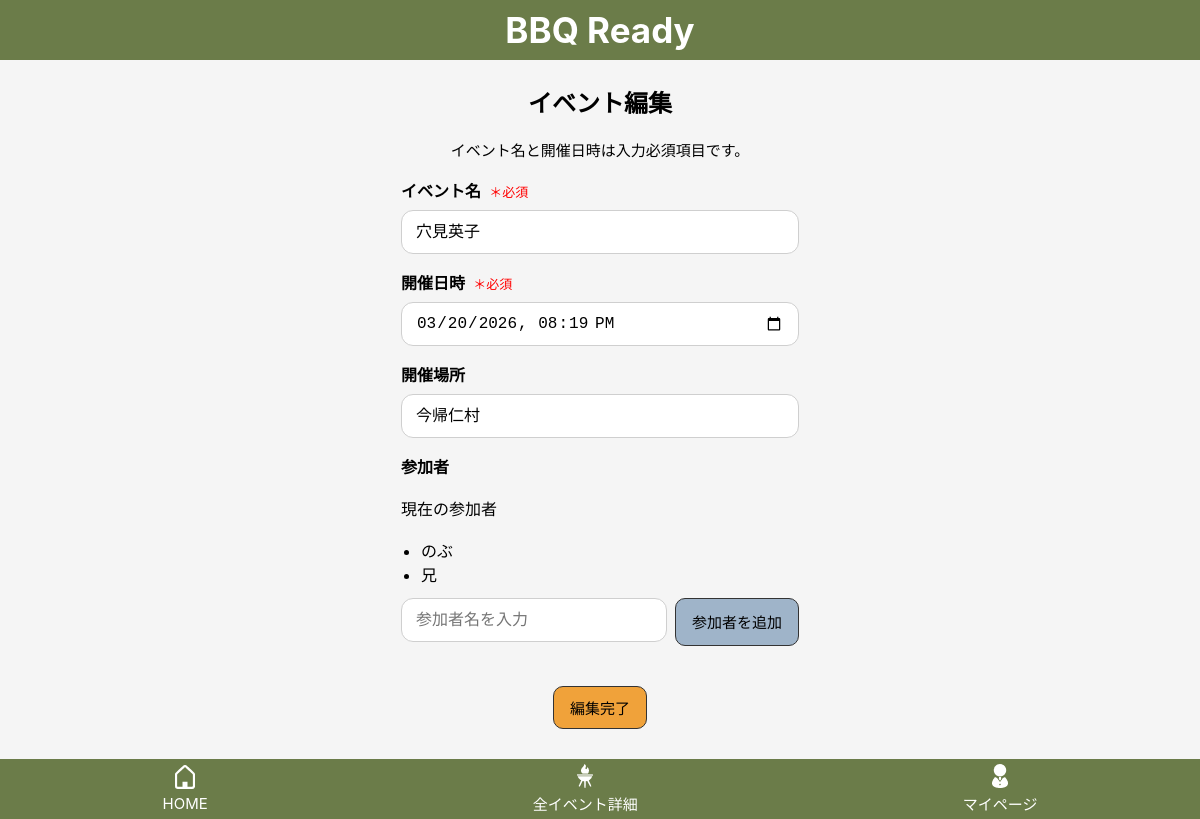
/events/140/edit/ (signed in), run on an earlier commit of the app's database.
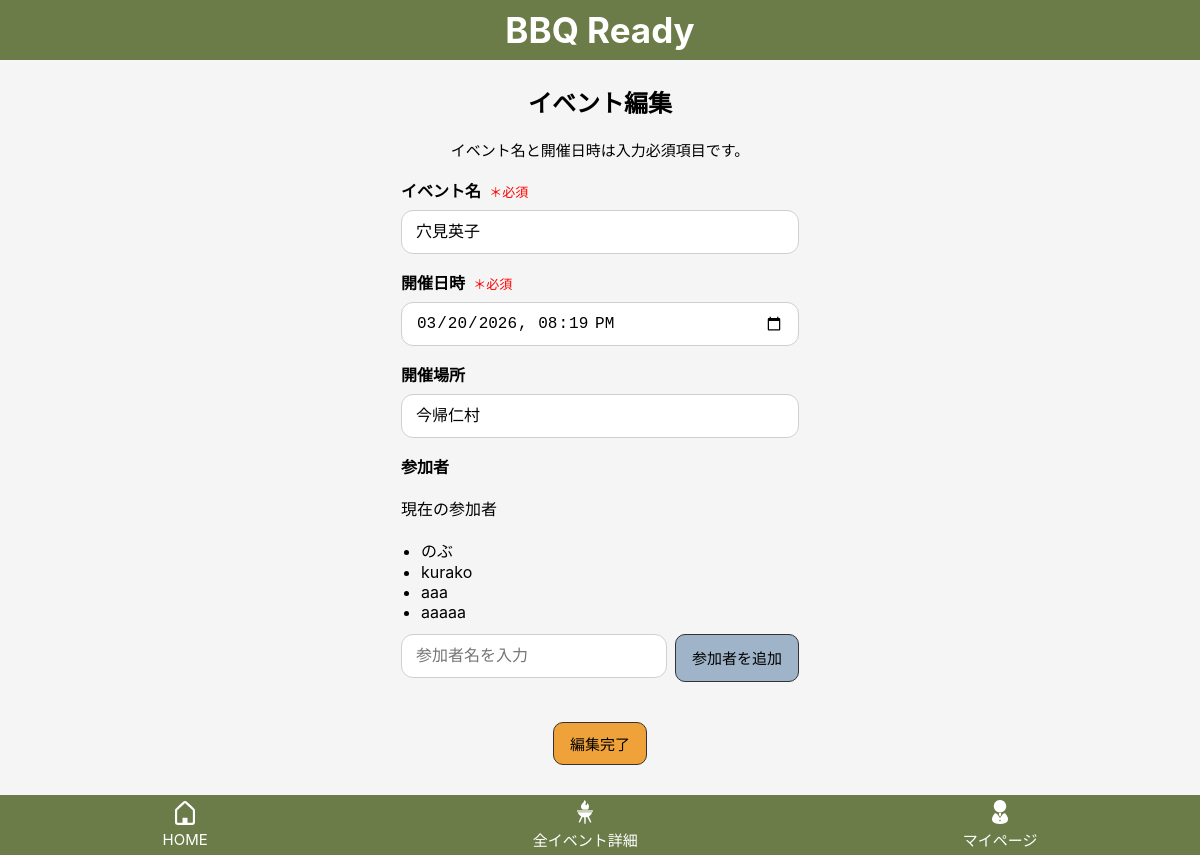
And on a later commit of the database.
### bbq_app/models.py (models this page shows, shortened)
class Participant(models.Model):
    event = models.ForeignKey(Event, on_delete=models.CASCADE, related_name="participants")
    user = models.ForeignKey(
        settings.AUTH_USER_MODEL,
        null=True,
        blank=True,
        on_delete=models.SET_NULL,
        related_name="participant"
    )
    name = models.CharField("表示名", max_length=30)
    created_at = models.DateTimeField("作成日時", auto_now_add=True)
    updated_at = models.DateTimeField("更新日時", auto_now=True)

### bbq_app/views.py (the view)
# urls.py: path("events/<int:event_id>/edit/", views.event_edit, name="event_edit"),
@login_required
def event_edit(request, event_id):
    event = get_object_or_404(Event, id=event_id, user=request.user)
    if request.method == "POST":
        form = EventForm(request.POST, instance=event)
        if form.is_valid():
            form.save()
            add_participants_from_list(request, event)
            messages.success(request, "イベントを更新しました。")
            return redirect("item_edit", event_id=event.id)
    else:
        form = EventForm(instance=event)
    current_participants = event.participants.exclude(user=event.user).order_by("id")
    existing_participants = list(
        current_participants.values_list("name", flat=True)
    )
    return render(
        request,
        "bbq_app/event_form.html",
        {
            "form": form,
            "event":event,
            "current_participants": current_participants,
            "existing_participants": existing_participants
        }
    )

### bbq_app/forms.py
class EventForm(forms.ModelForm):
    name = forms.CharField(
        label="イベント名",
        required=True,
        error_messages={
            "required": "イベント名を入力してください。"
        }
    )
    held_at = forms.DateTimeField(
        required=True,
        error_messages={
            "required": "開催日時を入力してください。"
        },
        widget=forms.DateTimeInput(
            attrs={"type": "datetime-local"},
            format="%Y-%m-%dT%H:%M"
        )
    )
    class Meta:
        model = Event
        fields = ("name", "held_at", "location")
        widgets = {
            "held_at": forms.DateTimeInput(
                attrs={"type": "datetime-local"},
                format="%Y-%m-%dT%H:%M"
            )
        }
    def __init__(self, *args, **kwargs):
        super().__init__(*args, **kwargs)
        self.fields["held_at"].input_formats = ["%Y-%m-%dT%H:%M"]

### bbq_app/templates/bbq_app/event_form.html (shortened to what this page needs)
{% extends "bbq_app/base.html" %}
{% block content %}
<h2 class="form-title">
    {% if event %}イベント編集{% else %}新規イベント登録{% endif %}
</h2>
<form method="post" novalidate>
    <p class="required-note">
        イベント名と開催日時は入力必須項目です。
    </p>
    <div class="form-group">
        <label for="{{ form.name.id_for_label }}">
            <strong>イベント名</strong>
            <span class="required">＊必須</span>
        </label>
        {{ form.name }}
    </div>
    <div class="form-group">
        <label for="{{ form.held_at.id_for_label }}">
            <strong>開催日時</strong>
            <span class="required">＊必須</span>
        </label>
        {{ form.held_at }}
    </div>
    <div class="form-group">
        <label for="{{ form.location.id_for_label }}">
            <strong>開催場所</strong>
        </label>
        {{ form.location }}
    </div>
    <p><strong>参加者</strong></p>
    {% if event %}
        <p>現在の参加者</p>
        <ul class="current-participants-list">
            {% for participant in current_participants %}
                <li>{{ participant.name }}</li>
            {% empty %}
                <li>参加者はまだいません</li>
            {% endfor %}
        </ul>
    {% endif %}
    <div class="participant-add-box">
        <input type="text" id="participantInput" placeholder="参加者名を入力">
        <button type="button" class="btn btn-secondary" onclick="addParticipant()">参加者を追加</button>
    </div>
    <div class="form-submit">
        <button type="submit" class="btn btn-primary js-disable-btn">
            {% if event %}編集完了{% else %}イベント登録{% endif %}
        </button>
    </div>
</form>
{% endblock %}
{% block footer %}
    {% include "bbq_app/partials/footer_nav.html" %}
{% endblock %}

What changed in the data, as far as the page shows it:
removed Participant: name "兄"
added Participant: name "kurako"
added Participant: name "aaa"
added Participant: name "aaaaa"
